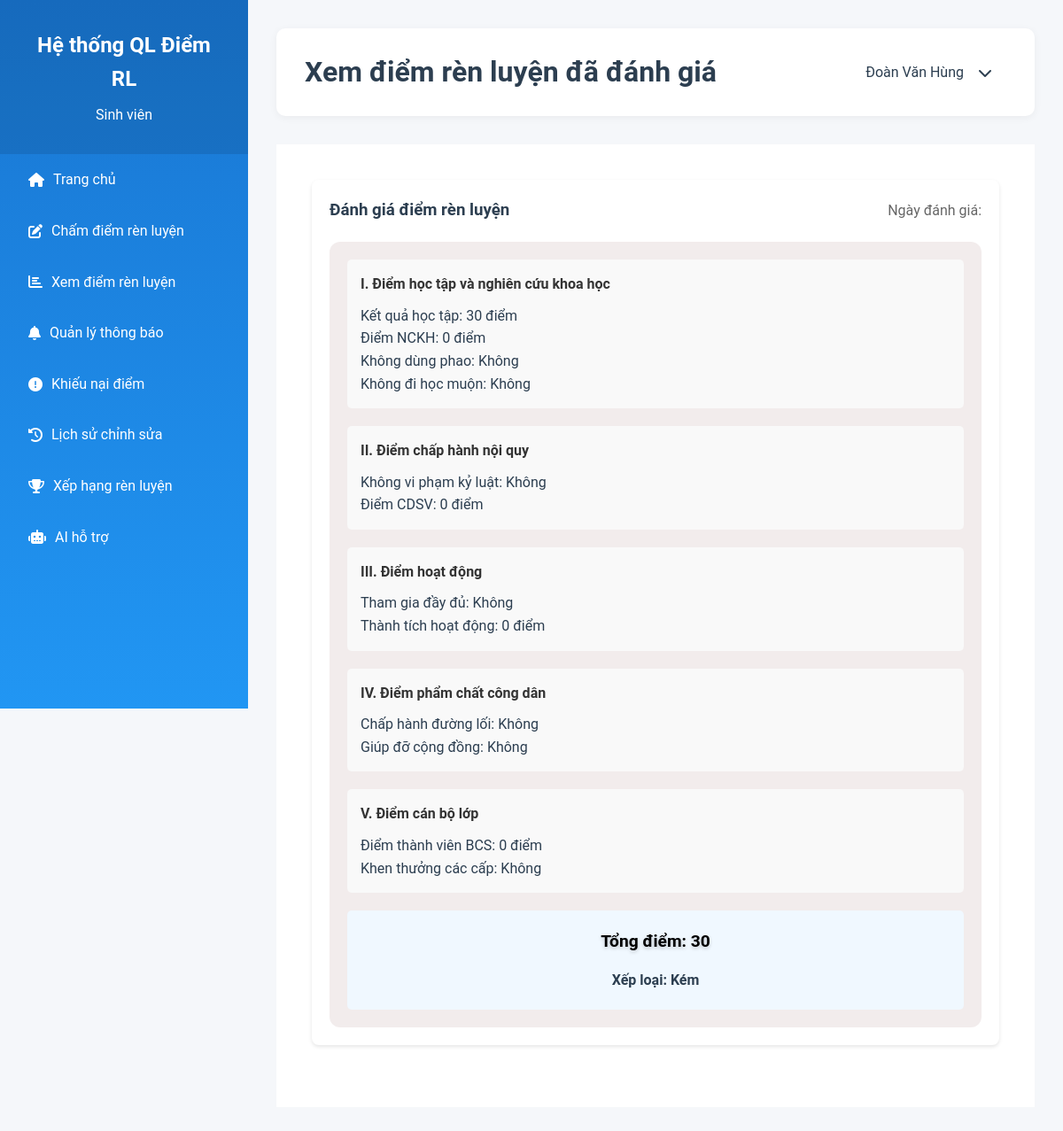
Screenshot of /student/view-score-rating/ (signed in) with the database file from the repository.
### app_nckh9/models.py (models this page shows, shortened)
class InfoStudent(models.Model):
    khoaHoc = models.IntegerField(default=2023)
    maSV = models.IntegerField()
    tenSV = models.CharField(max_length=255)
    lopSV = models.CharField(max_length=255)
    gender = models.CharField(max_length=255)
    dob = models.DateField()
    phone = models.IntegerField()
    emailSV = models.EmailField()
    status = models.CharField(max_length=255)
    address = models.CharField(max_length=255)
    chuyenNganh = models.CharField(max_length=255)
    khoaSV = models.CharField(max_length=255)
    nienkhoa = models.CharField(max_length=255)
    heDaoTao = models.CharField(max_length=255)
    coVanHocTap = models.CharField(max_length=255)
    tkCoVan = models.CharField(max_length=255)
    emialCoVan = models.EmailField()
    phoneCoVan = models.IntegerField()
    boMonCoVan = models.CharField(max_length=255)
    ketqua = models.JSONField()
    semester = models.CharField(max_length=255)

class SinhVienTDG(models.Model):
    maSV = models.IntegerField()
    tenSV = models.CharField(max_length=255)
    lopSV = models.CharField(max_length=255)
    dob = models.DateField()
    khoaSV = models.CharField(max_length=255)
    khoaHoc = models.IntegerField()
    kqHocTap = models.IntegerField()
    diemNCKH = models.IntegerField()
    koDungPhao = models.BooleanField()
    koDiHocMuon = models.BooleanField()
    boThiOlympic = models.BooleanField()
    tronHoc = models.BooleanField()
    koVPKL = models.BooleanField()
    diemCDSV = models.IntegerField()
    koThamgiaDaydu = models.BooleanField()
    koDeoTheSV = models.BooleanField()
    koSHL = models.BooleanField()
    dongHPmuon = models.BooleanField()
    thamgiaDayDu = models.BooleanField()
    thanhtichHoatDong = models.IntegerField()
    thamgiaTVTS = models.BooleanField()
    koThamgiaDaydu2 = models.BooleanField()
    viphamVanHoaSV = models.BooleanField()
    chaphanhDang = models.BooleanField()
    giupdoCongDong = models.BooleanField()
    gayMatDoanKet = models.BooleanField()
    dongBHYTmuon = models.BooleanField()
    thanhvienBCS = models.IntegerField()
    caccapKhenThuong = models.BooleanField()
    BCSvotrachnghiem = models.BooleanField()
    anhminhchung1 = models.ImageField(upload_to="uploads/")
    anhminhchung2 = models.ImageField(upload_to="uploads/")
    anhminhchung3 = models.ImageField(upload_to="uploads/")
    anhminhchung4 = models.ImageField(upload_to="uploads/")
    anhminhchung5 = models.ImageField(upload_to="uploads/")
    anhminhchung6 = models.ImageField(upload_to="uploads/")
    anhminhchung7 = models.ImageField(upload_to="uploads/")
    ghichu1 = models.CharField(max_length=500)
    ghichu2 = models.CharField(max_length=500)
    ghichu3 = models.CharField(max_length=500)
    ghichu4 = models.CharField(max_length=500)
    ghichu5 = models.CharField(max_length=500)
    ghichu6 = models.CharField(max_length=500)
    ghichu7 = models.CharField(max_length=500)
    ghichu8 = models.CharField(max_length=500)
    drl_tongket = models.IntegerField(default=0)
    xepLoai = models.CharField(max_length=255)
    trangthai = models.BooleanField(default=False)

### app_nckh9/views.py (the view)
# urls.py: path('student/view-score-rating/', views.view_score_rating, name='view_score_rating'),
@login_required
def view_score_rating(request):
    try:
        student = InfoStudent.objects.get(maSV = '2221050508')
        scores = SinhVienTDG.objects.all()  # Giả sử id tăng dần theo thời gian tạo
        context = {
            'student': student,
            'scores': scores
        }
        return render(request, 'students/view_score_rating.html', context)
    except InfoStudent.DoesNotExist:
        messages.error(request, 'Không tìm thấy thông tin sinh viên')
        return redirect('app_nckh9:student_dashboard')

### app_nckh9/templates/students/view_score_rating.html (shortened to what this page needs)
{% load static %}
<!DOCTYPE html>
<html lang="en">
<head>
    <link rel="stylesheet" href="{% static 'css/student.css' %}">
    <link rel="stylesheet" href="https://cdnjs.cloudflare.com/ajax/libs/font-awesome/6.4.0/css/all.min.css">
</head>
<body>
    <div class="sidebar">
        <div class="logo">
            <h2>Hệ thống QL Điểm RL</h2>
            <p>Sinh viên</p>
        </div>
        <div class="menu">
            <a href="{% url 'app_nckh9:student_dashboard' %}" class="menu-item">
                <i class="fas fa-home"></i>
                <span>Trang chủ</span>
            </a>
            <a href="{% url 'app_nckh9:student_score_rating' %}" class="menu-item">
                <i class="fas fa-edit"></i>
                <span>Chấm điểm rèn luyện</span>
            </a>
            <a href="{% url 'app_nckh9:student_show_point' %}" class="menu-item">
                <i class="fas fa-chart-bar"></i>
                <span>Xem điểm rèn luyện</span>
            </a>
            <a href="{% url 'app_nckh9:student_notifications' %}" class="menu-item">
                <i class="fas fa-bell"></i>
                <span>Quản lý thông báo</span>
            </a>
            <a href="{% url 'app_nckh9:student_appeal_again' %}" class="menu-item">
                <i class="fas fa-exclamation-circle"></i>
                <span>Khiếu nại điểm</span>
            </a>
            <a href="{% url 'app_nckh9:student_historic_fix' %}" class="menu-item">
                <i class="fas fa-history"></i>
                <span>Lịch sử chỉnh sửa</span>
            </a>
            <a href="{% url 'app_nckh9:student_rank' %}" class="menu-item">
                <i class="fas fa-trophy"></i>
                <span>Xếp hạng rèn luyện</span>
            </a>
            <a href="{% url 'app_nckh9:student_ai_assistant' %}" class="menu-item">
                <i class="fas fa-robot"></i>
                <span>AI hỗ trợ</span>
            </a>
        </div>
    </div>
    <div class="main-content">
        <div class="header">
            <div class="header-left">
                <h1>Xem điểm rèn luyện đã đánh giá</h1>
            </div>
            <div class="header-right">
                <div class="user-info">
                    <span>{{ student.tenSV }}</span>
                    <i class="fas fa-chevron-down"></i>
                </div>
            </div>
        </div>
        <div class="content">
            {% if scores %}
            <div class="score-list">
                {% for score in scores %}
                <div class="score-item card">
                    <div class="score-header">
                        <h3>Đánh giá điểm rèn luyện</h3>
                        <span class="score-date">Ngày đánh giá: {{ score.created_at|date:"d/m/Y" }}</span>
                    </div>
                    <div class="score-details">
                        <div class="score-section">
                            <h4>I. Điểm học tập và nghiên cứu khoa học</h4>
                            <p>Kết quả học tập: {{ score.kqHocTap }} điểm</p>
                            <p>Điểm NCKH: {{ score.diemNCKH }} điểm</p>
                            <p>Không dùng phao: {% if score.koDungPhao %}Có{% else %}Không{% endif %}</p>
                            <p>Không đi học muộn: {% if score.koDiHocMuon %}Có{% else %}Không{% endif %}</p>
                        </div>
                        <div class="score-section">
                            <h4>II. Điểm chấp hành nội quy</h4>
                            <p>Không vi phạm kỷ luật: {% if score.koVPKL %}Có{% else %}Không{% endif %}</p>
                            <p>Điểm CDSV: {{ score.diemCDSV }} điểm</p>
                        </div>
                        <div class="score-section">
                            <h4>III. Điểm hoạt động</h4>
                            <p>Tham gia đầy đủ: {% if score.thamgiaDayDu %}Có{% else %}Không{% endif %}</p>
                            <p>Thành tích hoạt động: {{ score.thanhtichHoatDong }} điểm</p>
                        </div>
                        <div class="score-section">
                            <h4>IV. Điểm phẩm chất công dân</h4>
                            <p>Chấp hành đường lối: {% if score.chaphanhDang %}Có{% else %}Không{% endif %}</p>
                            <p>Giúp đỡ cộng đồng: {% if score.giupdoCongDong %}Có{% else %}Không{% endif %}</p>
                        </div>
                        <div class="score-section">
                            <h4>V. Điểm cán bộ lớp</h4>
                            <p>Điểm thành viên BCS: {{ score.thanhvienBCS }} điểm</p>
                            <p>Khen thưởng các cấp: {% if score.caccapKhenThuong %}Có{% else %}Không{% endif %}</p>
                        </div>
                        <div class="total-score">
                            <h3>Tổng điểm: {{ score.drl_tongket }}</h3>
                            <h4>Xếp loại: {{ score.xepLoai }}</h4>
                        </div>
                    </div>
                </div>
                {% endfor %}
            </div>
            {% else %}
            <div class="no-data">
                <p>Chưa có dữ liệu đánh giá điểm rèn luyện</p>
            </div>
            {% endif %}
        </div>
    </div>
</body>
</html>

### app_nckh9/static/css/student.css (style rules this page uses)
a { text-decoration: none; color: white; }
:root { --primary-color: #2196F3; --secondary-color: #1976D2; --background-color: #F5F7FA; --text-color: #2C3E50; --sidebar-width: 280px; --success-color: #4CAF50; --warning-color: #FFC107; }
* { margin: 0; padding: 0; box-sizing: border-box; }
body { font-family: 'Roboto', sans-serif; background-color: var(--background-color); color: var(--text-color); line-height: 1.6; }
.sidebar { width: var(--sidebar-width); height: 100vh; position: fixed; background: linear-gradient(180deg, #1976D2 0%, #2196F3 100%); color: white; padding: 0; }
.sidebar .logo { padding: 2rem; text-align: center; background: rgba(0, 0, 0, 0.1); }
.sidebar .logo h2 { font-size: 1.5rem; margin-bottom: 0.5rem; }
.menu-item { padding: 1rem 2rem; display: flex; align-items: center; cursor: pointer; transition: all 0.3s ease; }
.menu-item i { margin-right: 10px; }
.main-content { margin-left: var(--sidebar-width); padding: 2rem; }
.header { display: flex; justify-content: space-between; align-items: center; padding: 1.5rem 2rem; background: white; border-radius: 15px; box-shadow: 0 2px 15px rgba(0,0,0,0.05); }
.user-info { display: flex; align-items: center; gap: 1rem; cursor: pointer; padding: 0.5rem 1rem; border-radius: 25px; transition: all 0.3s ease; }
.header { background: white; padding: 1.5rem 2rem; border-radius: 10px; box-shadow: 0 2px 10px rgba(0,0,0,0.05); margin-bottom: 2rem; }
.card { background: white; border-radius: 10px; padding: 1.5rem; margin-bottom: 2rem; box-shadow: 0 2px 10px rgba(0,0,0,0.05); transition: transform 0.3s ease; }
.score-details { background: rgba(241, 235, 235, 0.922); padding: 20px; border-radius: 12px; backdrop-filter: blur(5px); }
.score-details h3 { color: rgb(0, 0, 0); font-size: 1.2rem; margin-bottom: 15px; text-shadow: 0 2px 4px rgba(0, 0, 0, 0.2); }
.header { display: flex; justify-content: space-between; align-items: center; padding: 1.5rem 2rem; background: white; border-radius: 15px; box-shadow: 0 2px 15px rgba(0, 0, 0, .05); }
.header { background: white; padding: 1.5rem 2rem; border-radius: 10px; box-shadow: 0 2px 10px rgba(0, 0, 0, 0.05); margin-bottom: 2rem; }
.card { background: white; border-radius: 10px; padding: 1.5rem; margin-bottom: 2rem; box-shadow: 0 2px 10px rgba(0, 0, 0, 0.05); transition: transform 0.3s ease; }
.content { padding: 20px; background-color: white; }
.score-list { list-style: none; padding-left: 20px; }
.card { margin-bottom: 2rem; border-radius: 12px; box-shadow: 0 2px 8px rgba(0,0,0,0.1); }
.score-list { margin: 0; padding: 0; }
.score-details { flex: 1; padding: 20px; }

### app_nckh9/templates/students/view_score_rating.html (style rules this page uses)
.score-list { padding: 20px; }
.score-item { margin-bottom: 30px; padding: 20px; border-radius: 8px; background-color: white; box-shadow: 0 2px 4px rgba(0,0,0,0.1); }
.score-header { display: flex; justify-content: space-between; align-items: center; margin-bottom: 20px; }
.score-date { color: #666; }
.score-section { margin-bottom: 20px; padding: 15px; background-color: #f9f9f9; border-radius: 5px; }
.score-section h4 { color: #333; margin-bottom: 10px; }
.total-score { text-align: center; margin-top: 20px; padding: 20px; background-color: #f0f8ff; border-radius: 5px; }

### rows the page displays
InfoStudent: tenSV "Đoàn Văn Hùng"
SinhVienTDG: kqHocTap "30", diemNCKH "0", koDungPhao "Không", koDiHocMuon "Không", koVPKL "Không", diemCDSV "0", thamgiaDayDu "Không", thanhtichHoatDong "0", chaphanhDang "Không", giupdoCongDong "Không", thanhvienBCS "0", caccapKhenThuong "Không", drl_tongket "30", xepLoai "Kém"
